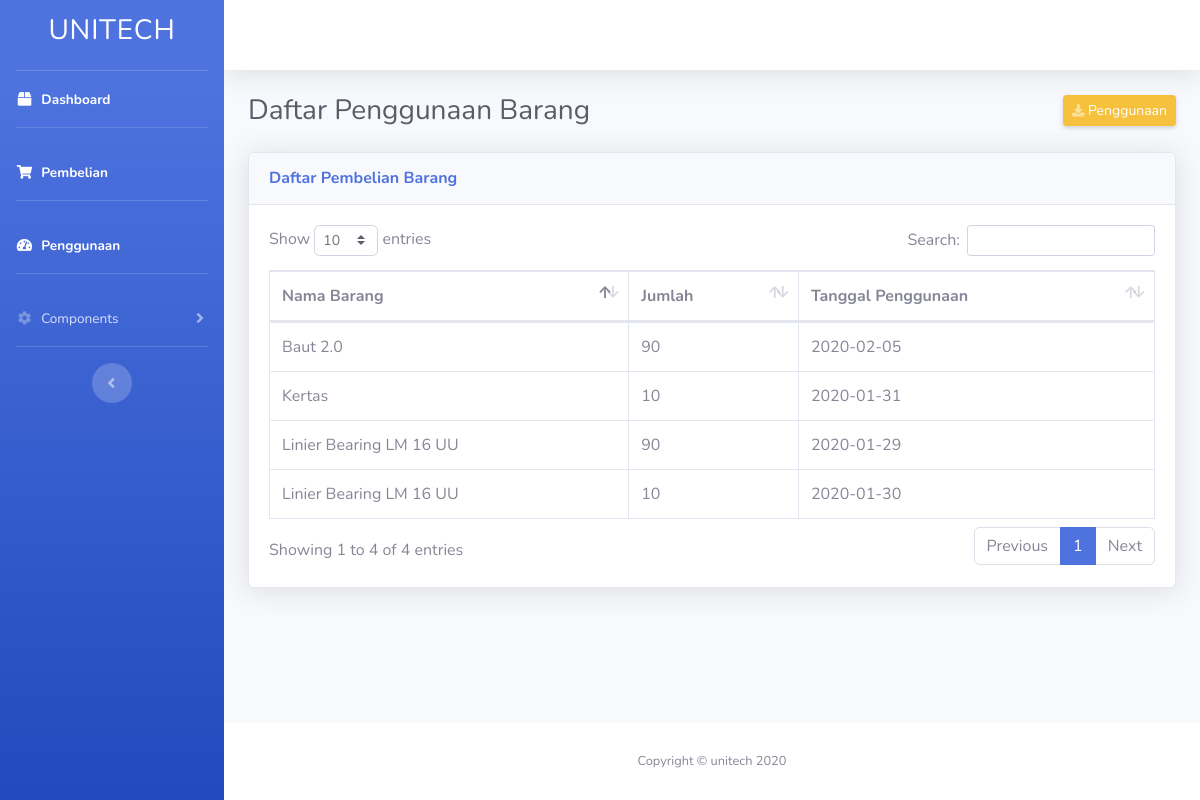
/penggunaan.php, run on the app's committed database.
### tables this page shows
CREATE TABLE `penggunaan` (
  `idpenggunaan` int(11) NOT NULL,
  `jumlah_digunakan` int(11) DEFAULT NULL,
  `tanggal_penggunaan` date DEFAULT NULL,
  `barang_idBarang` int(11) NOT NULL
);

CREATE TABLE `barang` (
  `idBarang` int(11) NOT NULL,
  `nama_barang` varchar(45) DEFAULT NULL,
  `stock_barang` int(11) DEFAULT NULL,
  `satuan` varchar(45) DEFAULT NULL
);

### public/penggunaan.php (the view, shortened to what this page needs)
<?php
  $servername = "localhost";
  $username = "root";
  $password = "";
  $dbname = "kp_awang";
  $conn = new mysqli($servername, $username, $password, $dbname);
 ?>
<!DOCTYPE html>
<html lang="en">
<head>
  <link href="vendor/fontawesome-free/css/all.min.css" rel="stylesheet" type="text/css">
  <link href="css/sb-admin-2.min.css" rel="stylesheet">
  <link href="vendor/datatables/dataTables.bootstrap4.min.css" rel="stylesheet">
</head>
<body id="page-top">
  <div id="wrapper">
    <ul class="navbar-nav bg-gradient-primary sidebar sidebar-dark accordion" id="accordionSidebar">
      <a class="sidebar-brand d-flex align-items-center justify-content-center" href="index.html">
        <div class="sidebar-brand-text mx-3"><h3>UNITECH </h3></div>
      </a>
      <hr class="sidebar-divider my-0">
      <li class="nav-item active">
        <a class="nav-link" href="index.php">
          <i class="fas fa-fw fa-box"></i>
          <span>Dashboard</span></a>
      <hr class="sidebar-divider">
      </li>
       <li class="nav-item active">
        <a class="nav-link" href="pembelian.php">
          <i class="fas fa-fw fa-shopping-cart"></i>
          <span>Pembelian</span></a>
      <hr class="sidebar-divider">
      </li>
       <li class="nav-item active">
        <a class="nav-link" href="penggunaan.php">
          <i class="fas fa-fw fa-tachometer-alt"></i>
          <span>Penggunaan</span></a>
      </li>
      <hr class="sidebar-divider">
       <li class="nav-item">
        <a class="nav-link collapsed" href="#" data-toggle="collapse" data-target="#collapseTwo" aria-expanded="true" aria-controls="collapseTwo">
          <i class="fas fa-fw fa-cog"></i>
          <span>Components</span>
        </a>
      </li>
      <hr class="sidebar-divider d-none d-md-block">
      <div class="text-center d-none d-md-inline">
        <button class="rounded-circle border-0" id="sidebarToggle"></button>
      </div>
    </ul>
    <div id="content-wrapper" class="d-flex flex-column">
      <div id="content">
        <nav class="navbar navbar-expand navbar-light bg-white topbar mb-4 static-top shadow">
           <ul class="navbar-nav ml-auto">
            <li class="nav-item dropdown no-arrow">
              <a class="nav-link dropdown-toggle" href="#" id="userDropdown" role="button" data-toggle="dropdown" aria-haspopup="true" aria-expanded="false">
              </a>
            </li>
          </ul>
        </nav>
        <div class="container-fluid">
           <div class="d-sm-flex align-items-center justify-content-between mb-4">
            <h1 class="h3 mb-0 text-gray-800">Daftar Penggunaan Barang</h1>
            <a href="penggunaan_tambah.php" class="d-none d-sm-inline-block btn btn-sm btn-warning shadow-sm"><i class="fas fa-download fa-sm text-white-50"></i> Penggunaan</a>
          </div>
          <?php
            $sql = "SELECT * FROM penggunaan p INNER JOIN barang b on p.barang_idBarang=b.idBarang";
            $result = $conn->query($sql);
           ?>
          <div class="card shadow mb-4">
            <div class="card-header py-3">
              <h6 class="m-0 font-weight-bold text-primary">Daftar Pembelian Barang</h6>
            </div>
            <div class="card-body">
              <div class="table-responsive">
                <table class="table table-bordered" id="dataTable" width="100%" cellspacing="0">
                  <thead>
                    <tr>
                      <th>Nama Barang</th>
                      <th>Jumlah</th>
                      <th>Tanggal Penggunaan</th>
                    </tr>
                  </thead>
                  <tbody>
                 <?php
                    if ($result->num_rows > 0) {
                        while($row = $result->fetch_assoc()) {
                            echo '<tr>
                                    <td>'.$row["nama_barang"].'</td>
                                    <td>'.$row["jumlah_digunakan"].'</td>
                                    <td>'.$row["tanggal_penggunaan"].'</td>
                                  </tr>
                                  ';
                        }
                    } else {
                        echo "0 results";
                    }
                  ?>
                  </tbody>
                </table>
              </div>
            </div>
          </div>
        </div>
      </div>
      <footer class="sticky-footer bg-white">
        <div class="container my-auto">
          <div class="copyright text-center my-auto">
            <span>Copyright &copy; unitech 2020</span>
          </div>
        </div>
      </footer>
    </div>
  </div>
</body>
</html>

### data on the page
penggunaan: barang_idBarang.nama_barang "Kertas", jumlah_digunakan "10", tanggal_penggunaan "2020-01-31"
penggunaan: barang_idBarang.nama_barang "Baut 2.0", jumlah_digunakan "90", tanggal_penggunaan "2020-02-05"
penggunaan: barang_idBarang.nama_barang "Linier Bearing LM 16 UU", jumlah_digunakan "90", tanggal_penggunaan "2020-01-29"
penggunaan: barang_idBarang.nama_barang "Linier Bearing LM 16 UU", jumlah_digunakan "10", tanggal_penggunaan "2020-01-30"
